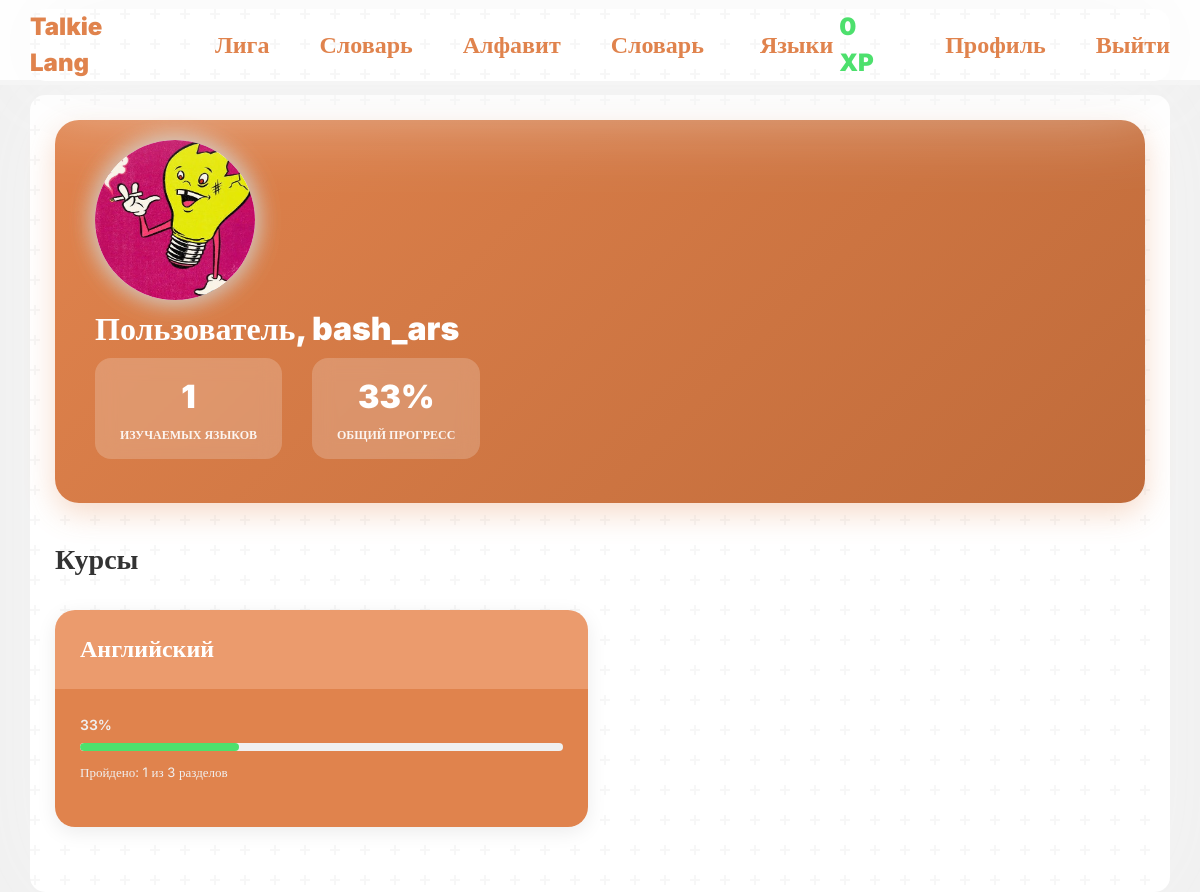
The app's page /profile/?user=bash_ars (signed in) with its own data.
### tables this page shows
CREATE TABLE `users` (
  `user_id` int(11) NOT NULL,
  `user_login` text NOT NULL,
  `user_email` text NOT NULL,
  `user_password` text NOT NULL,
  `user_pfp` text DEFAULT NULL,
  `user_role` enum('user','admin') NOT NULL DEFAULT 'user',
  `user_banned` tinyint(1) NOT NULL DEFAULT 0,
  `user_weekly_xp` int(11) NOT NULL DEFAULT 0,
  `user_league` int(11) NOT NULL DEFAULT 1
);

CREATE TABLE `user_lang_progress` (
  `id` int(11) NOT NULL,
  `user_id` int(11) NOT NULL,
  `lang_id` int(11) NOT NULL,
  `progress` int(11) NOT NULL DEFAULT 0
);

CREATE TABLE `langs` (
  `lang_id` int(11) NOT NULL,
  `lang_name` text NOT NULL
);

### profile/index.php (the view, shortened to what this page needs)
<?php
require "../connection-db.php";
$myAcc = true;
$id = $_SESSION["id"];
$sql = "SELECT * FROM users WHERE user_id = $id";
if (isset($_GET["user"])) {
    $name = $_GET["user"];
    $id = mysqli_fetch_assoc(mysqli_query($conn, "select * from users join leagues on leagues.league_id = users.user_league where user_login = '$name'"))["user_id"];
    $myAcc = false;
    $sql = "SELECT * FROM users WHERE user_login = '$name'";
}
$user = mysqli_fetch_assoc(mysqli_query($conn, $sql));
$progresses = mysqli_fetch_all(mysqli_query($conn, "SELECT * FROM user_lang_progress JOIN langs ON langs.lang_id = user_lang_progress.lang_id WHERE user_id = $id"), MYSQLI_ASSOC);
$totalLessons = 0;
$totalProgress = 0;
foreach ($progresses as $progress) {
    $lessonsCount = mysqli_fetch_assoc(mysqli_query($conn, "SELECT COUNT(*) as count FROM lesson WHERE lesson_language = " . $progress["lang_id"]))['count'];
    $totalLessons += $lessonsCount;
    $totalProgress += $progress['progress'];
}
$overallProgress = $totalLessons > 0 ? round(100 * $totalProgress / $totalLessons) : 0;
?>
<!DOCTYPE html>
<html lang="ru">
<?php include "../components/head.php"; ?>
<body>
    <?php include "../components/header.php"; ?>
    <main class="container">
        <div class="welcome-banner <?php if (!$myAcc) echo "d-flex pb-4" ?>">
            <div class="profile-info-wrapper">
                <div class="profile-part d-flex">
                    <div class="pfp">
                        <?php if ($myAcc): ?>
                            <div class="dropdown">
                                <?php if (empty($user["user_pfp"])): ?>
                                    <div class="empty-pfp" data-bs-toggle="dropdown"><?= $user["user_login"][0] ?></div>
                                <?php else: ?>
                                    <img class="pfp" src="/images/<?= $user["user_pfp"] ?>" alt="">
                                <?php endif; ?>
                                <ul class="dropdown-menu">
                                    <li>
                                        <form action="edit.php" method="post" enctype="multipart/form-data">
                                            <label for="pfp" class="dropdown-item">Добавить фото</label>
                                            <input type="file" class="dropdown-item" id="pfp" name="pfp" hidden>
                                        </form>
                                    </li>
                                    <li><a class="dropdown-item" href="edit.php?clear">Очистить аватарку</a></li>
                                </ul>
                            </div>
                        <?php else: ?>
                            <?php if (empty($user["user_pfp"])): ?>
                                <div class="empty-pfp"><?= $user["user_login"][0] ?></div>
                            <?php else: ?>
                                <img class="pfp" src="/images/<?= $user["user_pfp"] ?>" alt="">
                            <?php endif; ?>
                        <?php endif; ?>
                    </div>
                </div>
                <div class="welcome-content" <?php if (!$myAcc) echo "style='flex-direction:column; justify-content:center; gap:0px; align-items:start;'" ?>>
                    <div class="welcome-text">
                        <?php if ($myAcc): ?>
                            <h1>С возвращением, <?= htmlspecialchars($user["user_login"]) ?>!</h1>
                            <p>Продолжай изучать языки и достигать новых вершин</p>
                        <?php else: ?>
                            <h1>Пользователь, <?= htmlspecialchars($user["user_login"]) ?></h1>
                        <?php endif; ?>
                    </div>
                    <div class="welcome-stats">
                        <div class="stat-card">
                            <div class="stat-value"><?= count($progresses) ?></div>
                            <div class="stat-label">Изучаемых языков</div>
                        </div>
                        <div class="stat-card">
                            <div class="stat-value"><?= $overallProgress ?>%</div>
                            <div class="stat-label">Общий прогресс</div>
                        </div>
                    </div>
                </div>
            </div>
        </div>
        <div class="languages-section">
            <div class="section-header">
                <?php if ($myAcc): ?>
                    <h2>Мои курсы</h2>
                <?php else: ?>
                    <h2>Курсы</h2>
                <?php endif; ?>
            </div>
            <?php if (count($progresses) != 0): ?>
                <div class="languages-grid">
                    <?php foreach ($progresses as $progress):
                        $lessonsCount = mysqli_fetch_assoc(mysqli_query($conn, "SELECT COUNT(*) as count FROM lesson WHERE lesson_language = " . $progress["lang_id"]))['count'];
                        $percent = $lessonsCount > 0 ? round(100 * $progress['progress'] / $lessonsCount) : 0;
                        ?>
                        <div class="lang-card">
                            <div class="lang-card-header">
                                <h3 class="lang-name"><?= $progress["lang_name"] ?></h3>
                            </div>
                            <div class="lang-card-body">
                                <div class="progress-stats">
                                    <div class="progress-percent"><?= $percent ?>%</div>
                                    <div class="progress-bar-custom">
                                        <div class="progress-fill" style="width: <?= $percent ?>%; background: var(--green-color);"></div>
                                    </div>
                                    <div class="progress-details">
                                        <span>Пройдено: <?= $progress['progress'] ?> из <?= $lessonsCount ?> разделов</span>
                                    </div>
                                </div>
                            </div>
                        </div>
                    <?php endforeach; ?>
                </div>
            <?php endif; ?>
        </div>
    </main>
</body>
</html>

### components/header.php (shortened to what this page needs)
<header>
    <div class="nav-bar">
        <div class="container header">
            <div>
                <a class="header-btns" href="/?lang=<?= $_SESSION["lang"] ?>">Talkie Lang</a>
                <a class="header-btns" href="/league">Лига</a>
                <?php if (!isset($_SESSION["lang"])): ?>
                    <a class="header-btns" href="/dictionary">Словарь</a>
                <?php endif; ?>
                <a class="header-btns" href="/letters">Алфавит</a>
                <a class="header-btns" href="/dictionary">Словарь</a>
                <div class="dropdown">
                    <button class="header-btns" type="button" data-bs-toggle="dropdown" aria-expanded="false">
                        Языки
                    </button>
                </div>
            </div>
            <div>
                <?php if (!isset($_SESSION["id"])): ?>
                    <a class="header-btns" href="/welcome/">Вход</a>
                    <a class="header-btns" href="/register/">Регистрация</a>
                <?php else: ?>
                    <p class="xp"><?= $user["user_weekly_xp"] ?> XP</p>
                    <a class="header-btns" href="/profile/">Профиль</a>
                    <a class="header-btns" href="/logout.php">Выйти</a>
                <?php endif; ?>
            </div>
        </div>
    </div>
</header>

### css/style.css (style rules this page uses)
* { transition: 0.15s ease-out; }
:root { --main-color: #e0834d; --main-color-shadow: #c06b3a; --main-color-light: rgb(235, 155, 109); --green-color: #4de06d; --green-color-shadow: #2db64b; --red-color: #e0524d; --red-color-shadow: #b6362d; --bg-color: #0f0f0f; --bg-secondary: #1a1a1a; --gray-color: #a38a7a; --gray-color-light: #d3c2b6; }
body { font-family: inter; }
p { margin: 0; }
body { background: #f0f0f0; }
.container { min-height: 88vh; box-shadow: 0px 0px 100px #f5f5f5; margin-top: 10px; border-radius: 15px; padding-left: 25px; padding-right: 25px; background-color: white; }
header { height: 85px; }
.nav-bar { width: 100%; position: fixed; height: 85px; display: flex; justify-content: center; align-items: center; box-sizing: border-box; border-bottom: 5px solid #f5f5f5; background-color: white; z-index: 10; }
.container.header { min-height: 0; padding: 0; display: flex; justify-content: space-between; align-items: center; }
.nav-bar>div div { display: flex; align-items: center; gap: 50px; }
.header-btns { transition: 0.2s ease-out; color: var(--main-color); text-decoration: none; font-weight: 900; font-size: 24px; border: none; background: none; }
main { padding: 25px 0; }
.xp { color: var(--green-color); text-decoration: none; font-weight: 900; font-size: 24px; }
.welcome-banner { background: linear-gradient(135deg, var(--main-color) 0%, var(--main-color-shadow) 100%); border-radius: 24px; margin-bottom: 40px; box-shadow: 0 10px 30px rgba(224, 131, 77, 0.3); }
.welcome-content { padding: 10px 40px 20px 40px; display: flex; justify-content: space-between; align-items: center; flex-wrap: wrap; gap: 30px; }
.welcome-text h1 { color: white; font-size: 32px; font-weight: 900; margin-bottom: 10px; }
.welcome-stats { display: flex; gap: 30px; }
.stat-card { text-align: center; background: rgba(255, 255, 255, 0.2); backdrop-filter: blur(10px); padding: 15px 25px; border-radius: 16px; min-width: 100px; }
.stat-value { color: white; font-size: 32px; font-weight: 900; margin-bottom: 5px; }
.stat-label { color: rgba(255, 255, 255, 0.9); font-size: 12px; font-weight: 600; text-transform: uppercase; }
.languages-section { margin-bottom: 40px; }
.section-header { display: flex; justify-content: space-between; align-items: center; margin-bottom: 25px; flex-wrap: wrap; gap: 15px; }
.section-header h2 { font-size: 28px; font-weight: 900; color: #333; }
.languages-grid { display: grid; grid-template-columns: repeat(auto-fill, minmax(350px, 1fr)); gap: 25px; }
.lang-card { background: white; border-radius: 20px; overflow: hidden; box-shadow: 0 5px 20px rgba(0, 0, 0, 0.08); transition: all 0.3s; }
.lang-card-header { background: var(--main-color-light); padding: 25px; position: relative; display: flex; align-items: center; gap: 15px; }
.lang-name { color: white; font-size: 24px; font-weight: 900; margin: 0; }
.lang-card-body { background-color: var(--main-color); padding: 25px; }
.progress-stats { background-color: var(--main-color); margin-bottom: 20px; }
.progress-percent { font-size: 14px; color: #f0f0f0; margin-bottom: 8px; font-weight: 600; }
.progress-bar-custom { height: 8px; background: #f0f0f0; border-radius: 10px; overflow: hidden; margin-bottom: 12px; }
.progress-fill { height: 100%; border-radius: 10px; transition: width 0.5s ease; }
.progress-details { font-size: 13px; color: #f0f0f0; }
.pfp { border-radius: 100%; box-shadow: 0px 0px 25px var(--gray-color-light); width: 20vh; aspect-ratio: 1/1; background-color: white; }
.profile-part { padding: 20px 40px 0px 40px; border-radius: 24px 24px 0px 0px; }
img.pfp { width: 100%; aspect-ratio: 1/1; }

### profile/index.php (style rules this page uses)
.profile-info-wrapper { width: 100%; }
.profile-part { display: flex; gap: 30px; align-items: flex-start; padding: 20px 40px 0px 40px; border-radius: 24px 24px 0px 0px; }

### records on screen
users: user_weekly_xp "0", user_pfp (picture), user_login "bash_ars"
user_lang_progress: lang.lang_name "Английский", percent "33", progress "1", lessonsCount "3"

### other values on screen
count($progresses) "1"
$overallProgress "33"
